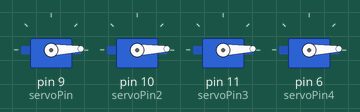
Simulated run of this sketch. Board: Arduino Uno, built with avr-gcc and run on an emulated ATmega328P. Parts: 4 × servo.

Above: at 0.15 s.
At 4.06 s:
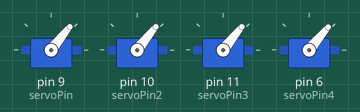
At 7.98 s:
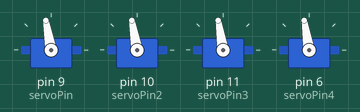
At 19.72 s:
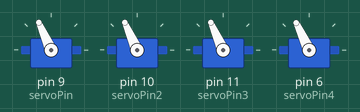
At 29.96 s:
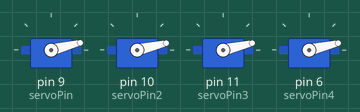
At 39.6 s:
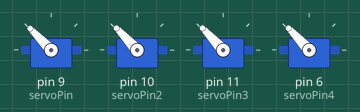
Timing chart, 0 to 40.0 s (numbered marks = the images above):
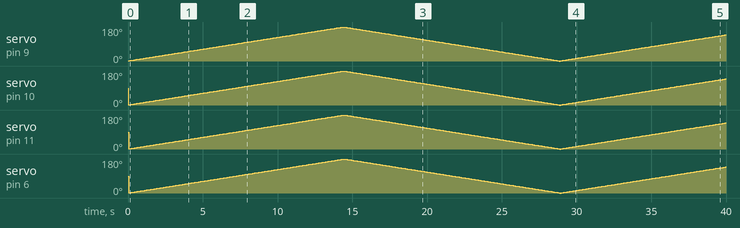

The sketch:

servo_2.ino
```cpp
/*
Adafruit Arduino - Lesson 14. Sweep
*/

#include <Servo.h>

int servoPin = 9;
int servoPin2 = 10;
int servoPin3 = 11;
int servoPin4 = 6;

Servo servo;
Servo servo2;
Servo servo3;
Servo servo4;

int angle = 0;   // servo position in degrees
int angleChange = 1;

unsigned long interval = 20;
unsigned long startTime = 0;

void setup()
{
  servo.attach(servoPin);
  servo2.attach(servoPin2);
  servo3.attach(servoPin3);
  servo4.attach(servoPin4);
}


void loop()
{
    if (angle >= 180)
      angleChange = -1;
    else if (angle <= 0)
      angleChange = 1;

    angle += angleChange;
    servo.write(angle);
    delay(interval);
    servo2.write(angle);
    delay(interval);
    servo3.write(angle);
    delay(interval);
    servo4.write(angle);
    delay(interval);

} 
```
